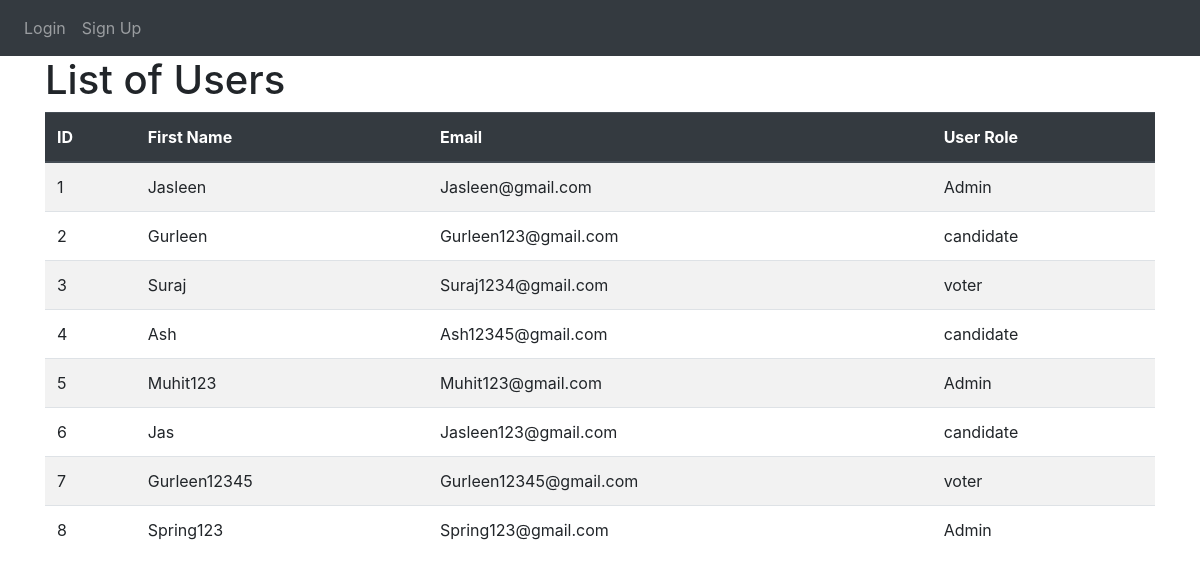
Screenshot of /users-list with the database file from the repository.
### website/models.py (models this page shows)
class User(db.Model, UserMixin):
    id = db.Column(db.Integer, primary_key=True)
    email = db.Column(db.String(150), unique=True)
    password = db.Column(db.String(150))
    first_name = db.Column(db.String(150))
    user_role = db.Column(db.String(50), nullable=False, default='User')
    notes = db.relationship('Note', back_populates='user')

### website/views.py (the view)
@views.route('/users-list')
def users_list():
    users = User.query.with_entities(User.id, User.first_name, User.email, User.user_role).all()
    return render_template("users_list.html", users=users, user=current_user)

### website/templates/users_list.html
{% extends "base.html" %}
{% block content %}
    <h1>List of Users</h1>
    <table class="table table-striped">
        <thead class="thead-dark">
            <tr>
                <th>ID</th>
                <th>First Name</th>
                <th>Email</th>
                <th>User Role</th>
            </tr>
        </thead>
        <tbody>
            {% for user in users %}
                <tr>
                    <td>{{ user.id }}</td>
                    <td>{{ user.first_name }}</td>
                    <td>{{ user.email }}</td>
                    <td>{{ user.user_role }}</td>
                </tr>
            {% endfor %}
        </tbody>
    </table>
{% endblock %}

### website/templates/base.html (shortened to what this page needs)
<!DOCTYPE html>
<html>
<head>
    <link rel="stylesheet" href="https://stackpath.bootstrapcdn.com/bootstrap/4.4.1/css/bootstrap.min.css"
 />
    <link rel="stylesheet" href="https://stackpath.bootstrapcdn.com/font-awesome/4.7.0/css/font-awesome.min.css"
 />
</head>
<body>
    <nav class="navbar navbar-expand-lg navbar-dark bg-dark">
        <div class="collapse navbar-collapse" id="navbar">
            <div class="navbar-nav">
                {% if user.is_authenticated %}
                    {% if user.user_role == 'admin' or user.user_role == 'User' or user.user_role == 'Admin' %}
                        <a class="nav-item nav-link" id="home" href="/">Home</a>
                        <a class="nav-item nav-link" id="usersList" href="/users-list">Users List</a>
                        <a class="nav-item nav-link" id="newElection" href="/add-election">Add Election</a>
                        <a class="nav-item nav-link" id="listElection" href="/elections-list">List Election</a>
                        <a class="nav-item nav-link" id="viewResults" href="/view-results">View Results</a>
                    {% elif user.user_role == 'candidate' %}
                        <a class="nav-item nav-link" id="candidateHomePage" href="/candidate-home-page">Candidate Home</a>
                        <a class="nav-item nav-link" id="viewResults" href="/view-results">View Results</a>
                        <a class="nav-item nav-link" id="listElection" href="/elections-list">List Election</a>
                        <a class="nav-item nav-link" id="submitNomination" href="/submit-nomination">Submit Nomination</a>
                        <a class="nav-item nav-link" id="cancelNomination" href="/cancel-nomination">Cancel Nomination</a>
                    {% else %}
                        <a class="nav-item nav-link" id="VoterHomePage" href="/voter-home-page">Voter Home</a>
                        <a class="nav-item nav-link" id="viewResults" href="/view-results">View Results</a>
                        <a class="nav-item nav-link" id="listElection" href="/elections-list">List Election</a>
                        <a class="nav-item nav-link" id="VoteElection" href="/select-voting-method">Vote Election</a>
                    {% endif %}
                    <a class="nav-item nav-link" id="logout" href="/logout">Logout</a>
                {% else %}
                    <a class="nav-item nav-link" id="login" href="/login">Login</a>
                    <a class="nav-item nav-link" id="signUp" href="/sign-up">Sign Up</a>
                {% endif %}
            </div>
        </div>
    </nav>
    <div class="container">{% block content %} {% endblock %}</div>
</body>
</html>

### rows the page displays
User: id "1", first_name "Jasleen", email "Jasleen@gmail.com", user_role "Admin"
User: id "2", first_name "Gurleen", email "Gurleen123@gmail.com", user_role "candidate"
User: id "3", first_name "Suraj", email "Suraj1234@gmail.com", user_role "voter"
User: id "4", first_name "Ash", email "Ash12345@gmail.com", user_role "candidate"
User: id "5", first_name "Muhit123", email "Muhit123@gmail.com", user_role "Admin"
User: id "6", first_name "Jas", email "Jasleen123@gmail.com", user_role "candidate"
User: id "7", first_name "Gurleen12345", email "Gurleen12345@gmail.com", user_role "voter"
User: id "8", first_name "Spring123", email "Spring123@gmail.com", user_role "Admin"
